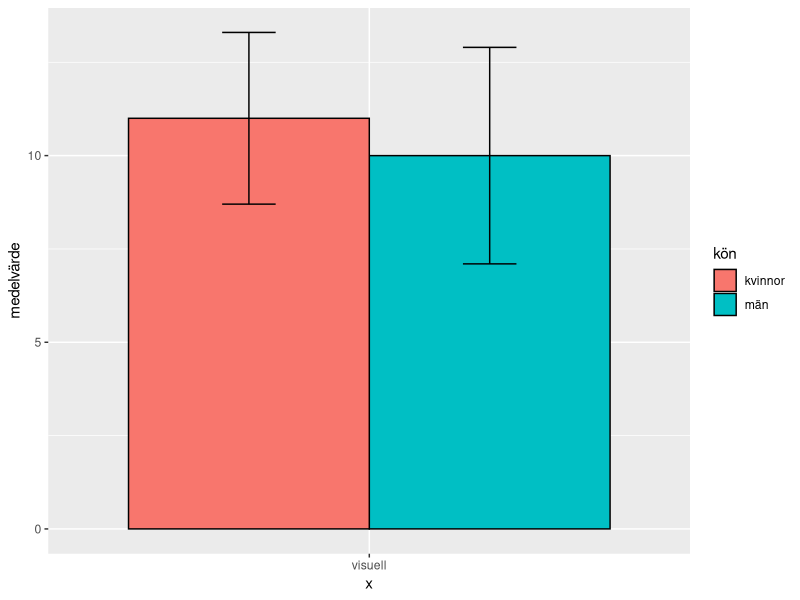

Generate this figure with R:
## ---- chunk 1
knitr::kable(read.table("../csv/tab-02-08-1-1.csv", header=T, sep='\t', quot='"', stringsAsFactors=F, comment.char=""), format="pipe", digits=3, caption='Beskrivande resultat eller deskriptiv statistik.', booktabs=TRUE)
## ---- chunk 2
#par(mar = c(4, 4, .1, .1))
#plot(pressure, type = 'b', pch = 19)
library(ggplot2)
bp2 = read.table("../csv/fig-02-08-1-1.csv", header=T, sep='\t', quot='"', stringsAsFactors=F, comment.char="")
gp <- ggplot(bp2, aes(x="visuell", y=medelvärde, fill=kön)) + 
geom_bar(stat="identity", color="black", position=position_dodge()) +
geom_errorbar(aes(ymin=medelvärde-standardavvikelse, ymax=medelvärde+standardavvikelse), width=.2,
position=position_dodge(.9))
#
print(gp)
